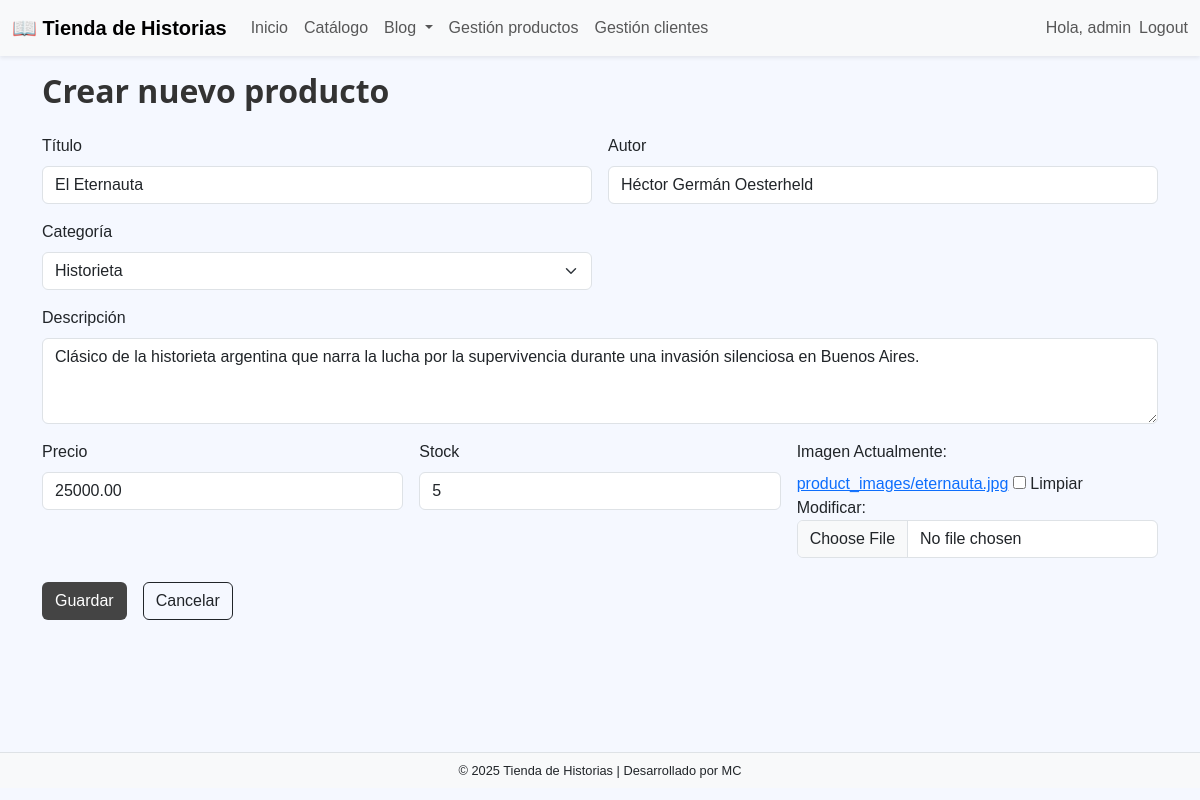
The page /productos/edit/2/ (signed in) on the database its author committed.
### product/models.py (models this page shows, shortened)
class Product(models.Model):
    title = models.CharField(max_length=200)
    author = models.CharField(max_length=100)
    description = models.TextField()
    price = models.DecimalField(max_digits=8, decimal_places=2)
    stock = models.PositiveIntegerField()
    category = models.ForeignKey(Category, on_delete=models.SET_NULL, null=True)
    image = models.ImageField(upload_to='product_images/', blank=True, null=True)
    created_at = models.DateTimeField(auto_now_add=True)

### product/views.py (the view)
# urls.py: path('edit/<int:product_id>/', views.product_edit, name='product_edit'),
@user_passes_test(is_staff)
def product_edit(request, product_id):
    product = get_object_or_404(Product, id=product_id)
    if request.method == "POST":
        form = ProductForm(request.POST, request.FILES, instance=product)
        if form.is_valid():
            form.save()
            messages.success(request, "Producto actualizado correctamente.")
            return redirect("product:product_list")
    else:
        form = ProductForm(instance=product)
    return render(request, "product/product_form.html", {"form": form})

### product/forms.py
class ProductForm(forms.ModelForm):
    class Meta:
        model = Product
        fields = '__all__'  # Incluye todos los campos del modelo Product
        widgets = {         #Widgets para personalizar la apariencia de los campos
            'name': forms.TextInput(attrs={'class': 'form-control'}),
            'author': forms.TextInput(attrs={'class': 'form-control'}),
            'description': forms.Textarea(attrs={'class': 'form-control', 'rows': 3}),
            'price': forms.NumberInput(attrs={'class': 'form-control'}),
            'category': forms.Select(attrs={'class': 'form-select'}),
            'image': forms.ClearableFileInput(attrs={'class': 'form-control'}),
        }

### product/models.py (called while the page is built)
    def __str__(self):
        return self.name

### product/templatetags/custom_filters.py (called while the page is built)
@register.filter(name='add_class')
def add_class(field, css_class):
    return field.as_widget(attrs={'class': css_class})

### product/views.py (called while the page is built)
def is_staff(user):
    return user.is_authenticated and user.is_staff

### product/templates/product/product_form.html (shortened to what this page needs)
{% extends 'core/base.html' %}
{% load custom_filters %}
{% block content %}
<div class="container mt-3">
  <h2 class="mb-4" style="font-family: 'Segoe UI', sans-serif; font-weight: 600; color: #333;">Crear nuevo producto</h2>
  <form method="post" enctype="multipart/form-data" class="needs-validation" novalidate>
    <div class="row g-3">
      <div class="col-md-6">
        <label for="{{ form.title.id_for_label }}" class="form-label">Título</label>
        {{ form.title|add_class:"form-control" }}
      </div>
      <div class="col-md-6">
        <label for="{{ form.author.id_for_label }}" class="form-label">Autor</label>
        {{ form.author|add_class:"form-control" }}
      </div>
      <div class="col-md-6">
        <label for="{{ form.category.id_for_label }}" class="form-label">Categoría</label>
        {{ form.category|add_class:"form-select" }}
      </div>
      <div class="col-md-12">
        <label for="{{ form.description.id_for_label }}" class="form-label">Descripción</label>
        {{ form.description|add_class:"form-control" }}
      </div>
      <div class="col-md-4">
        <label for="{{ form.price.id_for_label }}" class="form-label">Precio</label>
        {{ form.price|add_class:"form-control" }}
      </div>
      <div class="col-md-4">
        <label for="{{ form.stock.id_for_label }}" class="form-label">Stock</label>
        {{ form.stock|add_class:"form-control" }}
      </div>
      <div class="col-md-4">
        <label for="{{ form.image.id_for_label }}" class="form-label">Imagen</label>
        {{ form.image|add_class:"form-control" }}
      </div>
    </div>
    <div class="mt-4 d-flex gap-3">
      <button type="submit" class="btn" style="background-color: #444; color: white;">Guardar</button>
      <a href="{% url 'product:product_list' %}" class="btn btn-outline-dark">Cancelar</a>
    </div>
  </form>
</div>
{% endblock %}

### core/templates/core/base.html (shortened to what this page needs)
<!DOCTYPE html>
<html lang="es">
<head>
  {% load static %}
  <link href="https://cdn.jsdelivr.net/npm/bootstrap@5.3.0/dist/css/bootstrap.min.css" rel="stylesheet">
</head>
<body>
  <nav class="navbar navbar-expand-lg navbar-light bg-light shadow-sm">
    <div class="container-fluid">
      <a class="navbar-brand" href="{% url 'core:home' %}">📖 Tienda de Historias</a>
      <div class="collapse navbar-collapse" id="navbarContent">
        <ul class="navbar-nav me-auto mb-2 mb-lg-0">
          <li class="nav-item">
            <a class="nav-link" href="{% url 'core:home' %}">Inicio</a>
          </li>
          <li class="nav-item">
            <a class="nav-link" href="{% url 'product:product_catalog' %}">Catálogo</a>
          </li>
          <li class="nav-item dropdown">
            <a class="nav-link dropdown-toggle" href="#" id="blogDropdown"
               role="button" data-bs-toggle="dropdown" aria-expanded="false">
              Blog
            </a>
          </li>
          {% if user.is_authenticated and user.is_staff %}
          <li class="nav-item">
            <a class="nav-link" href="{% url 'product:product_list' %}">Gestión productos</a>
          </li>
          <li class="nav-item">
            <a class="nav-link" href="{% url 'client:client_list' %}">Gestión clientes</a>
          </li>
          {% endif %}
        </ul>
        <ul class="navbar-nav mb-2 mb-lg-0">
          {% if user.is_authenticated %}
            <li class="nav-item d-flex align-items-center">
              <span class="nav-link pe-2">
                Hola, {{ user.get_full_name|default:user.username }}
              </span>
              <form action="{% url 'logout' %}" method="post" class="m-0">
                <button type="submit" class="nav-link btn btn-link p-0">Logout</button>
              </form>
            </li>
          {% else %}
            <li class="nav-item">
              <a class="nav-link" href="{% url 'login' %}?next={{ request.path }}">Login</a>
            </li>
          {% endif %}
        </ul>
      </div>
    </div>
  </nav>
  <main class="container-fluid px-0" style="min-height:85vh;">
    {% block content %}{% endblock %}
  </main>
  <footer class="text-center py-2"
          style="font-size:.8rem; background-color:#f8f9fa; border-top:1px solid #dee2e6;">
    <p class="mb-0">© 2025 Tienda de Historias&nbsp;|&nbsp;Desarrollado por MC</p>
  </footer>
</body>
</html>

### core/templates/core/base.html (style rules this page uses)
body { font-family: Arial, Helvetica, sans-serif; background-color:#f5f8ff; color:#212529; }
.navbar-brand { font-weight:bold; }

### rows shown on the page
Product: title "El Eternauta", author "Héctor Germán Oesterheld", category "Historieta", description "Clásico de la historieta argentina que narra la lucha por la supervivencia durante una invasión silenciosa en Buenos Aires.", price "25000.00", stock "5"

### other values the page prints
{{ user.get_full_name|default:user.username }} "admin"
